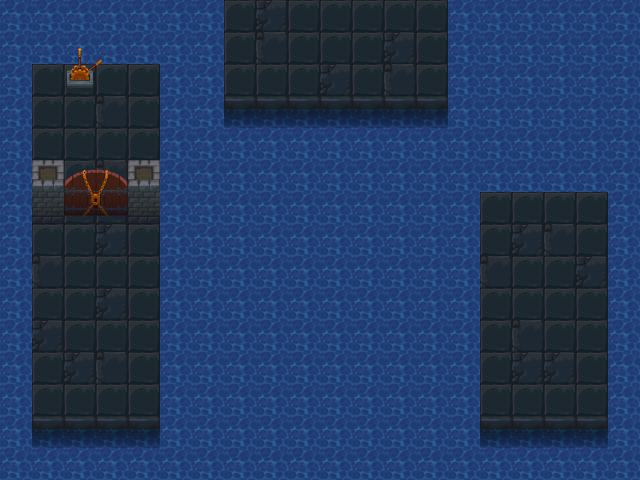

Below is a game level as drawn by its tile map, then a one-line description and the .tmx that defines it (tile-layer data replaced by summaries):
An orthogonal 20x15 tile map with 32x32 px tiles, 5 tile layers (bg, door closed 1, switchoff, switchon, ...) and 28 objects (8x water, 5x collision, 2x button, 2x slingshot, 2x lasso, ...).

<map version="1.0" tiledversion="1.1.4" orientation="orthogonal" renderorder="right-down" width="20" height="15" tilewidth="32" tileheight="32" infinite="0" nextobjectid="52">
 <tileset firstgid="1" name="tiles" tilewidth="32" tileheight="32" tilecount="240" columns="10">
  <image source="maps/tiles.png" width="320" height="768" />
 </tileset>
 <layer name="bg" width="20" height="15">
  <properties>
   <property name="bg" value="0" />
   <property name="tileset" value="tiles" />
  </properties>
  <data>[300 cells, 300 non-empty, 8 distinct tile ids]</data>
 </layer>
 <layer name="door closed 1" width="20" height="15">
  <properties>
   <property name="doorClosed" value="1" />
  </properties>
  <data>[300 cells, 4 non-empty, 4 distinct tile ids]</data>
 </layer>
 <layer name="switchoff" width="20" height="15">
  <properties>
   <property name="switchoff" value="1" />
   <property name="tileset" value="tiles" />
  </properties>
  <data>[300 cells, 4 non-empty, 4 distinct tile ids]</data>
 </layer>
 <layer name="switchon" width="20" height="15">
  <properties>
   <property name="switchon" value="1" />
   <property name="tileset" value="tiles" />
  </properties>
  <data>[300 cells, 2 non-empty, 2 distinct tile ids]</data>
 </layer>
 <layer name="fg" width="20" height="15">
  <properties>
   <property name="fg" value="1" />
   <property name="tileset" value="tiles" />
  </properties>
  <data>[300 cells, 2 non-empty, 1 distinct tile ids]</data>
 </layer>
 <objectgroup name="block">
  <properties>
   <property name="block" value="1" />
  </properties>
  <object id="23" name="2" type="block" x="160" y="289.386" width="32" height="32" />
 </objectgroup>
 <objectgroup name="door">
  <properties>
   <property name="door" value="1" />
  </properties>
  <object id="31" name="1" type="door" x="64.8782" y="168.446" width="61.7528" height="50.787">
   <properties>
    <property name="need" value="key1" />
   </properties>
  </object>
 </objectgroup>
 <objectgroup name="open door">
  <properties>
   <property name="opendoor" value="1" />
  </properties>
  <object id="32" name="1" x="67.1938" y="222.478" width="57.8529" height="31.4368" />
 </objectgroup>
 <objectgroup name="button">
  <properties>
   <property name="button" value="1" />
  </properties>
  <object id="41" name="2.2" type="button" x="537.838" y="283.109" width="40.9999" height="38.3636" />
  <object id="5" name="2.1" type="button" x="56.9224" y="280.025" width="39.669" height="39.9379" />
 </objectgroup>
 <objectgroup name="collision">
  <object id="37" type="collision" x="126.244" y="191.567" width="30.9116" height="31.9904" />
  <object id="38" type="collision" x="31.4129" y="191.668" width="33.9898" height="31.4763" />
  <object id="50" type="collision" x="67.5759" y="291.1" width="26.1252" height="24.1123" />
  <object id="49" type="collision" x="546.183" y="291.229" width="29.4228" height="27.4098" />
  <object id="51" type="collision" x="64.6032" y="65.5674" width="29.891" height="28.9268" />
 </objectgroup>
 <objectgroup name="open switch">
  <object id="19" type="opensw" x="49.0615" y="65.1539" width="61.9228" height="46.8985" />
 </objectgroup>
 <objectgroup name="water">
  <object id="11" type="water" x="166.034" y="110.396" width="308.63" height="363.402" />
  <object id="34" type="water" x="2.18192" y="2.02415" width="220.94" height="60.0323" />
  <object id="35" type="water" x="609.138" y="190.646" width="29.5297" height="285.581" />
  <object id="39" type="water" x="449.702" y="1.03653" width="185.673" height="189.676" />
  <object id="44" type="water" x="160.057" y="45.8762" width="62.1878" height="83.5967" />
  <object id="45" type="water" x="2.03894" y="41.7983" width="26.5063" height="439.392" />
  <object id="46" type="water" x="32.6231" y="430.217" width="127.434" height="44.8568" />
  <object id="48" type="water" x="480.681" y="430.217" width="127.434" height="44.8568" />
 </objectgroup>
 <objectgroup name="item" visible="0">
  <properties>
   <property name="item" value="0" />
  </properties>
  <object id="12" name="slingshot" type="slingshot" x="578.716" y="357.333" width="23.0898" height="22.0403">
   <properties>
    <property name="from" value="slingshot" />
   </properties>
  </object>
  <object id="29" name="key1" type="key" x="324.699" y="39.7731" width="19.994" height="17.9946">
   <properties>
    <property name="from" value="key1" />
   </properties>
  </object>
  <object id="42" name="lasso" type="lasso" x="162.858" y="291.039" width="27.0833" height="26.0417">
   <properties>
    <property name="block" value="2" />
    <property name="from" value="lasso" />
   </properties>
  </object>
 </objectgroup>
 <objectgroup name="itemchoose">
  <properties>
   <property name="itemchoose" value="" />
  </properties>
  <object id="13" name="slingshot" type="slingshot" x="561.984" y="348.74" width="54.576" height="46.1797" />
  <object id="30" name="key1" x="310.703" y="26.7771" width="51.9844" height="42.9871" />
  <object id="43" name="lasso" type="lasso" x="151.181" y="275.691" width="47.2056" height="52.2633">
   <properties>
    <property name="block" value="2" />
   </properties>
  </object>
 </objectgroup>
 <objectgroup name="water side">
  <object id="24" type="waterleft" x="159.367" y="244.534" width="2.09908" height="84.7165" />
  <object id="40" type="waterright" x="479.479" y="217.964" width="2.9991" height="112.113" />
 </objectgroup>
 <objectgroup name="player">
  <object id="1" name="princess" type="player" x="492.564" y="364.638" width="14.6935" height="14.6935">
   <ellipse />
  </object>
 </objectgroup>
</map>
